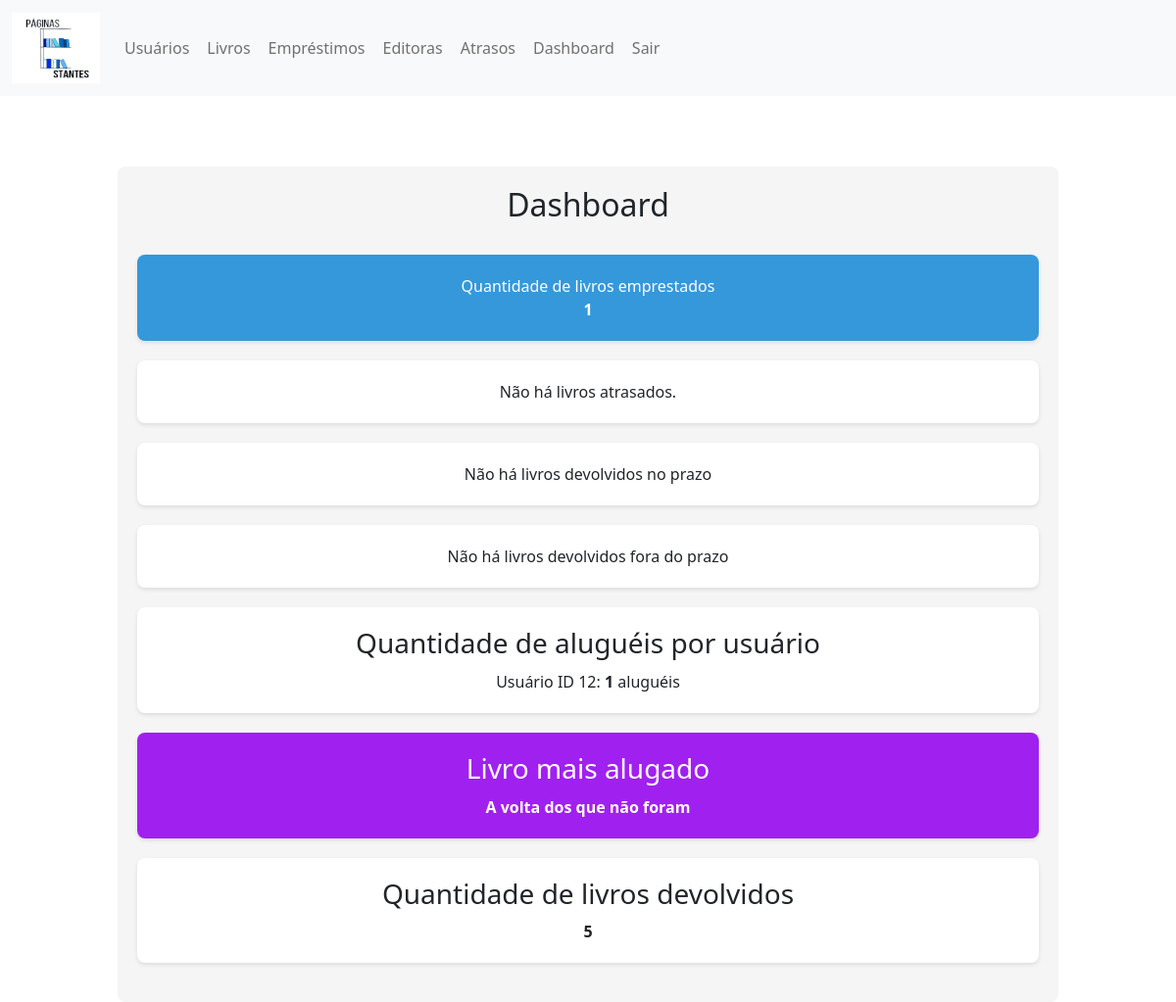
The page /ProjetoWDA/dashboard.php (signed in) on the database as committed earlier.
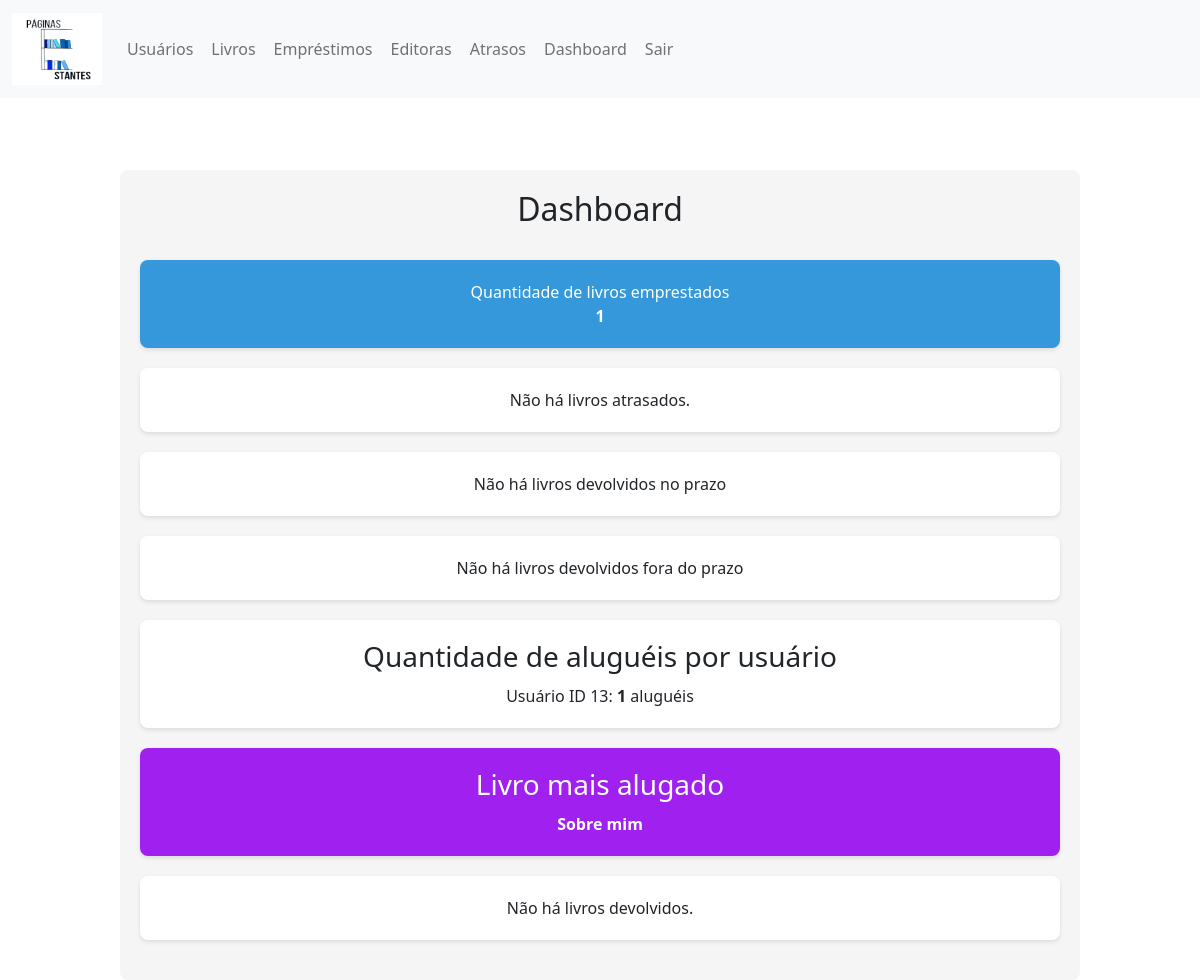
The same page on the database as committed later.
### tables this page shows
CREATE TABLE `livros` (
  `id` int(11) NOT NULL,
  `nome` text DEFAULT NULL,
  `autor` text DEFAULT NULL,
  `editora` text DEFAULT NULL,
  `data_lancamento` date DEFAULT NULL,
  `estoque` int(11) DEFAULT NULL,
  `novo_estoque` int(11) DEFAULT NULL
);

### ProjetoWDA/dashboard.php (the view, shortened to what the changed rows need)
<link rel="stylesheet" href="css/bootstrap.min.css">
      <?php
include_once('conexao.php');
$query_alugueis_por_usuario = "SELECT usuario_id, COUNT(*) AS total_alugueis FROM emprestimos GROUP BY usuario_id";
$resultado_alugueis_por_usuario = mysqli_query($conn, $query_alugueis_por_usuario);
$alugueis_por_usuario = array();
while ($row = mysqli_fetch_assoc($resultado_alugueis_por_usuario)) {
    $usuario_id = $row['usuario_id'];
    $total_alugueis = $row['total_alugueis'];
    $alugueis_por_usuario[$usuario_id] = $total_alugueis;
}
$query_livro_mais_alugado = "SELECT livro_id, COUNT(*) AS total_alugueis FROM emprestimos GROUP BY livro_id ORDER BY total_alugueis DESC LIMIT 1";
$resultado_livro_mais_alugado = mysqli_query($conn, $query_livro_mais_alugado);
@$livro_mais_alugado_id = mysqli_fetch_assoc($resultado_livro_mais_alugado)['livro_id'];
$query_nome_livro_mais_alugado = "SELECT nome FROM livros WHERE id = $livro_mais_alugado_id";
$resultado_nome_livro_mais_alugado = mysqli_query($conn, $query_nome_livro_mais_alugado);
$livro_mais_alugado_nome = '';
if ($resultado_nome_livro_mais_alugado) {
    $livro_mais_alugado_nome = mysqli_fetch_assoc($resultado_nome_livro_mais_alugado)['nome'];
}
$query_devolvidos = "SELECT COUNT(*) AS total_devolvidos FROM devolvidos";
$resultado_devolvidos = mysqli_query($conn, $query_devolvidos);
$livros_devolvidos = mysqli_fetch_assoc($resultado_devolvidos)['total_devolvidos'];
echo "<br><div class='dashboard'>";
echo "<center><h2>Dashboard</h2><br>";
echo "<div class='widget'>";
echo "<h3 class='widget-subtitle'>Quantidade de aluguéis por usuário</h3>";
if (!empty($alugueis_por_usuario)) {
    foreach ($alugueis_por_usuario as $usuario_id => $total_alugueis) {
        echo "<p class='widget-item'>Usuário ID $usuario_id: <strong>$total_alugueis</strong> aluguéis</p>";
    }
} else {
    echo "<p class='widget-title'>Não há informações disponíveis.</p>";
}
echo "</div>";
echo "<div class='widget utilitary'>";
if (!empty($livro_mais_alugado_nome)) {
    echo "<p class='widget-value'><strong>$livro_mais_alugado_nome</strong></p>";
} else {
    echo "<p class='widget-title'>Não há informações disponíveis.</p>";
}
echo "</div>";
if (isset($livros_devolvidos) && $livros_devolvidos > 0) {
    echo "<div class='widget'>";
    echo "<h3 class='widget-title'>Quantidade de livros devolvidos</h3>";
    echo "<p class='widget-value'><strong>$livros_devolvidos</strong></p>";
    echo "</div>";
} else {
    echo "<div class='widget'>";
    echo "<p class='widget-title'>Não há livros devolvidos.</p>";
    echo "</div>";
}
echo "</center></div>";

Rows that differ between the two databases and show on the page:
removed livros: nome "A volta dos que não foram"
added livros: nome "Sobre mim"
Other text that changed with them:
$livros_devolvidos: "5" → (not shown)
new list line: "Usuário ID 13 : 1 aluguéis"
text no longer shown: "Quantidade de livros devolvidos"
text now shown: "Não há livros devolvidos."
list line gone: "Usuário ID 12 : 1 aluguéis"
